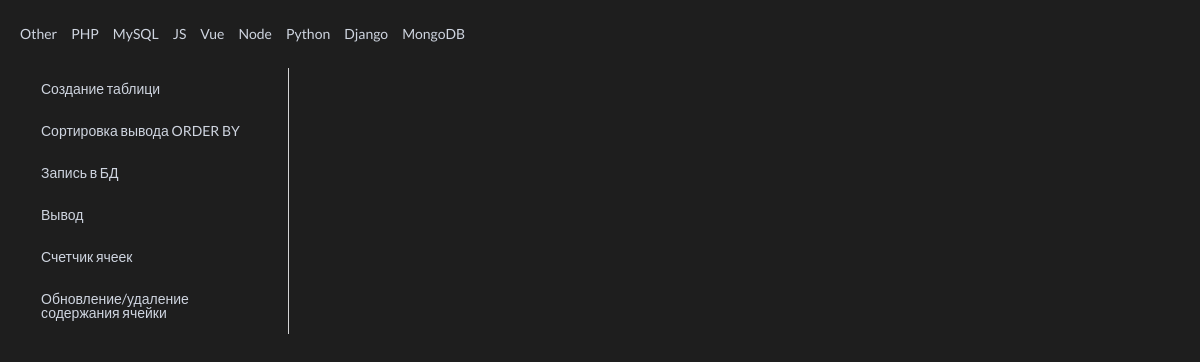
Page /info?t=mysql on the committed database.
### scraps/models.py (models this page shows, shortened)
class Technology(models.Model):
    name = models.CharField(verbose_name='Name of technology', max_length=255)
    link_name = models.CharField(verbose_name='Link name of technology(JavaScript=js)', max_length=255)
    class Meta:
        verbose_name_plural = 'Technologis'
        verbose_name = 'Technology'

class Content(models.Model):
    technology = models.ForeignKey(Technology, on_delete=models.CASCADE, related_name='technology')
    title = models.CharField(verbose_name='Title', max_length=255)
    content = models.TextField(verbose_name='Content', default='<pre data-enlighter-language="python"></pre>')
    class Meta:
        verbose_name_plural = 'Contents'
        verbose_name = 'Content'
        ordering = ['id']

### scraps/views.py (the view)
# urls.py: path('info', views.get_info, name='info'),
def get_info(req):
    technologies = models.Technology.objects.all().values()
    select_tech = req.GET['t'] or 'py'
    get_object_or_404(models.Technology, link_name=select_tech)
    content = models.Content.objects.filter(technology__link_name=select_tech)
    return render(req, 'info_page.html', context={'content': content, 'technologies': technologies})

### scraps/templates/info_page.html (shortened to what this page needs)
{% extends 'index.html' %}
{% block data %}
  <div class="ui grid">
  <div class="four wide column">
    <div class="ui vertical fluid tabular attached menu">
      {% for el in content %}
        <a class="item" data-tab="data-tab-{{ el.id }}">
          {{ el.title }}
        </a>
      {% endfor %}
    </div>
  </div>
  <div class="twelve wide stretched column">
  </div>
</div>
{% endblock %}

### scraps/templates/index.html (shortened to what this page needs)
{% extends 'base.html' %}
{% block content %}
  <div class="ui text menu">
      {% for tclgy in technologies %}
        <a class="item" href="/info?t={{ tclgy.link_name }}">
          {{ tclgy.name }}
        </a>
      {% endfor %}
  </div>
  <div class="ui content">
      {% block data %}
      {% endblock %}
  </div>
{% endblock %}

### static/css/style.css (style rules this page uses)
body { margin: 0 20px; }
html, body { background-color: #1E1E1E !important; }
:not(.enlighter) p, :not(.enlighter) a, :not(.enlighter) h1, :not(.enlighter) h2, :not(.enlighter) h3, :not(.enlighter) h4, :not(.enlighter) h5, :not(.enlighter) h6, :not(.enlighter) li { color: #cfd5e0 !important; }

### rows in the picture
Technology: name "Other"
Technology: name "PHP"
Technology: name "MySQL"
Technology: name "JS"
Technology: name "Vue"
Technology: name "Node"
Technology: name "Python"
Technology: name "Django"
Technology: name "MongoDB"
Content: title "Создание таблици"
Content: title "Сортировка вывода ORDER BY"
Content: title "Запись в БД"
Content: title "Вывод"
Content: title "Счетчик ячеек"
Content: title "Обновление/удаление содержания ячейки"
